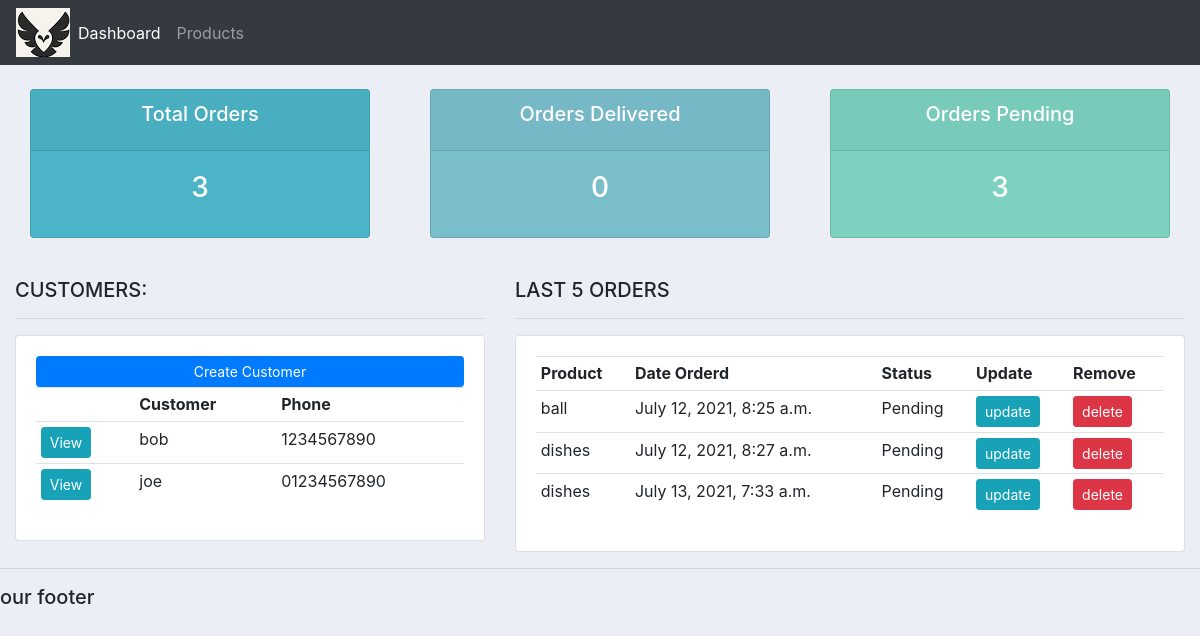
/, run on an earlier commit of the app's database.
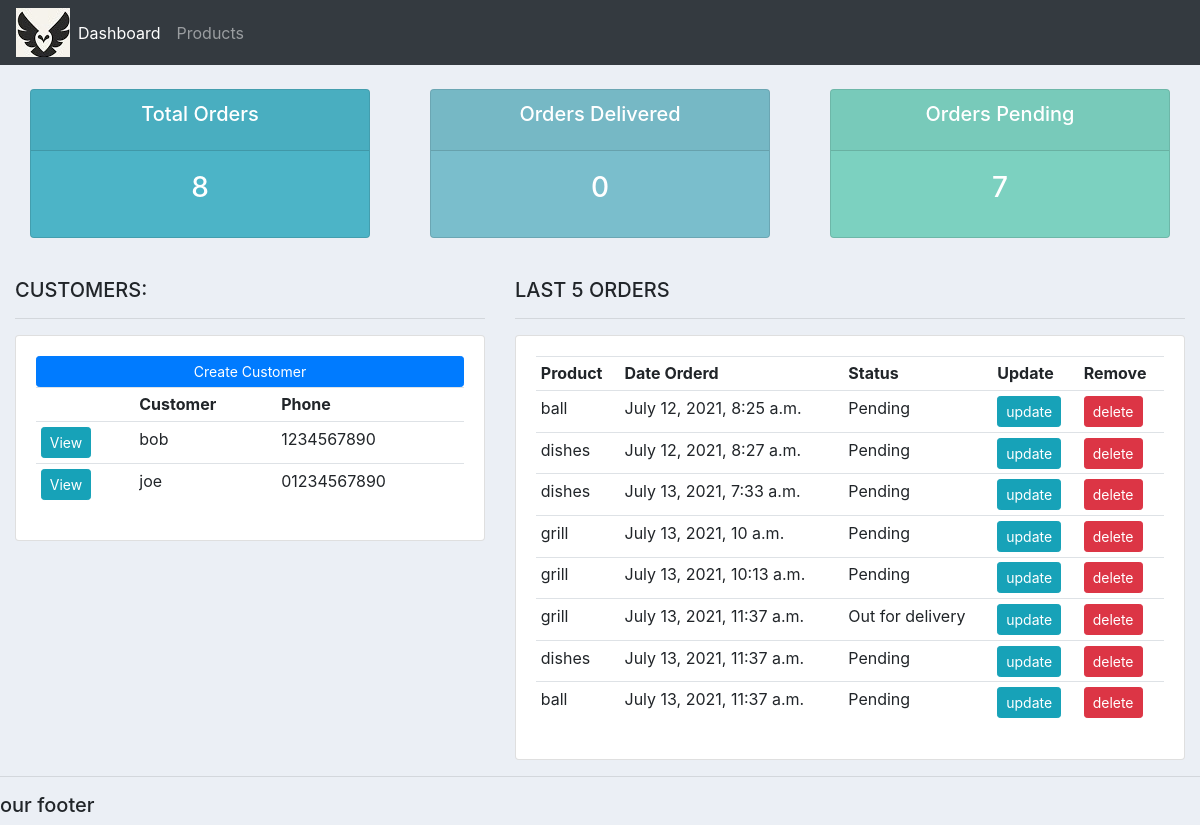
And on a later commit of the database.
### accounts/models.py (models this page shows, shortened)
class Customer(models.Model):
    name = models.CharField(max_length=200, null=True)
    phone = models.CharField(max_length=200, null=True)
    email = models.CharField(max_length=200, null=True)
    date_created = models.DateTimeField(auto_now_add=True)

class Order(models.Model):
    STATUS = (
            ('Pending', 'Pending'),
			('Out for delivery', 'Out for delivery'),
			('Delivered', 'Delivered'),
    )
    customer = models.ForeignKey(Customer, null= True, on_delete= models.SET_NULL)
    product = models.ForeignKey(Product, null= True, on_delete= models.SET_NULL)
    date_created = models.DateTimeField(auto_now_add=True)
    status = models.CharField(max_length=200, null=True, choices=STATUS)
    note = models.CharField(max_length=1000, null=True)

class Product(models.Model):
    CATEGORY = (
			('Indoor', 'Indoor'),
			('Out Door', 'Out Door'),
			)
    name = models.CharField(max_length=200, null=True)
    price = models.FloatField(null=True)
    category = models.CharField(max_length=200, null=True, choices=CATEGORY)
    description = models.CharField(max_length=200, null=True, blank=True)
    date_created = models.DateTimeField(auto_now_add=True)
    tag = models.ManyToManyField(Tag)
    def __str__(self):
        return self.name

### accounts/views.py (the view)
# urls.py: path('', views.home, name="home"),
def home(request):
    orders = Order.objects.all()
    customers = Customer.objects.all()
    total_customers = customers.count()
    total_orders = orders.count()
    delivered = orders.filter(status='Delivered').count()
    pending = orders.filter(status='Pending').count()
    context = {'orders':orders, 'customers': customers,'total_orders':total_orders,'delivered':delivered,
	'pending':pending }
    return render(request, 'accounts/dashboard.html', context)

### accounts/templates/accounts/dashboard.html
{% extends 'accounts/main.html' %}
{% block content %}
{% include 'accounts/status.html' %}
<br>
<div class="row">
	<div class="col-md-5">
		<h5>CUSTOMERS:</h5>
		<hr>
		<div class="card card-body">
			<a class="btn btn-primary  btn-sm btn-block" href="">Create Customer</a>
			<table class="table table-sm">
				<tr>
					<th></th>
					<th>Customer</th>
					<th>Phone</th>
				</tr>
				{% for customer in customers %}
				<tr>
					<td><a class="btn btn-sm btn-info" href="{% url 'customer' customer.id %}">View</a></td>
					<td>{{customer.name}}</td>
					<td>{{customer.phone}}</td>
				</tr>
				{% endfor %}
			</table>
		</div>
	</div>
	<div class="col-md-7">
		<h5>LAST 5 ORDERS</h5>
		<hr>
		<div class="card card-body">
			<table class="table table-sm">
				<tr>
					<th>Product</th>
					<th>Date Orderd</th>
					<th>Status</th>
					<th>Update</th>
					<th>Remove</th>
				</tr>
				{% for order in orders %}
				<tr>
					<td>{{order.product}}</td>
					<td>{{order.date_created}}</td>
					<td>{{order.status}}</td>
					<td><a class="btn btn-sm btn-info"  href="{% url 'update_order' order.id %}">update</a></td>
					<td><a class="btn btn-sm btn-danger" href="{% url 'delete_order' order.id %}">delete</a></td>
				</tr>
				{% endfor %}
			</table>
		</div>
	</div>
</div>
{% endblock %}

### accounts/templates/accounts/main.html (shortened to what this page needs)
{% load static %}
<!DOCTYPE html>
<html lang="en">
<head>
    <link rel="stylesheet" href="https://stackpath.bootstrapcdn.com/bootstrap/4.3.1/css/bootstrap.min.css">
    <link rel="stylesheet" type="text/css" href="{% static '/css/main.css' %}">
</head>
<body>
    {% include 'accounts/navbar.html' %}
    <div class="container-fluid">
    {% block content %}
    {% endblock %}
    </div>
    <hr>
    <h5>our footer</h5>
</body>
</html>

### accounts/templates/accounts/navbar.html (shortened to what this page needs)
{% load static %}
<nav class="navbar navbar-expand-lg navbar-dark bg-dark">
        <img src="{% static 'images/pic.jpg' %}" >
        <div class="collapse navbar-collapse" id="navbarNav">
          <ul class="navbar-nav">
            <li class="nav-item active">
              <a class="nav-link" href="{% url 'home' %}">Dashboard</a>
            </li>
            <li class="nav-item">
              <a class="nav-link" href="{% url 'products' %}">Products</a>
            </li>
          </ul>
        </div>
</nav>

### accounts/templates/accounts/status.html
<br>
<div class="row">
	<div class="col">
		<div class="col-md">
			<div class="card text-center text-white  mb-3" id="total-orders">
			  	<div class="card-header">
			  		<h5 class="card-title">Total Orders</h5>
			  	</div>
			  	<div class="card-body">
			    	<h3 class="card-title">{{total_orders}}</h3>
			  	</div>
			</div>
		</div>
	</div>
	<div class="col">
		<div class="col-md">
			<div class="card text-center text-white  mb-3" id="orders-delivered">
			  	<div class="card-header">
			  		<h5 class="card-title">Orders Delivered</h5>
			  	</div>
			  	<div class="card-body">
			    	<h3 class="card-title">{{delivered}}</h3>
			  	</div>
			</div>
		</div>
	</div>
	<div class="col">
		<div class="col-md">
			<div class="card text-center text-white  mb-3" id="orders-pending">
			  	<div class="card-header">
			  		<h5 class="card-title">Orders Pending</h5>
			  	</div>
			  	<div class="card-body">
			    	<h3 class="card-title">{{pending}}</h3>
			  	</div>
			</div>
		</div>
	</div>
</div>

### static/css/main.css (style rules this page uses)
body { background-color: #ebeff5; }
#total-orders { background-color: #4cb4c7; }
#orders-delivered { background-color: #7abecc; }
#orders-pending { background-color: #7CD1C0; }

What changed in the data, as far as the page shows it:
added Order: product "grill", date_created "July 13, 2021, 10 a.m.", status "Pending"
added Order: product "grill", date_created "July 13, 2021, 10:13 a.m.", status "Pending"
added Order: product "grill", date_created "July 13, 2021, 11:37 a.m.", status "Out for delivery"
added Order: product "dishes", date_created "July 13, 2021, 11:37 a.m.", status "Pending"
added Order: product "ball", date_created "July 13, 2021, 11:37 a.m.", status "Pending"
Also different on the page:
{{ total_orders }}: "3" → "8"
{{ pending }}: "3" → "7"
